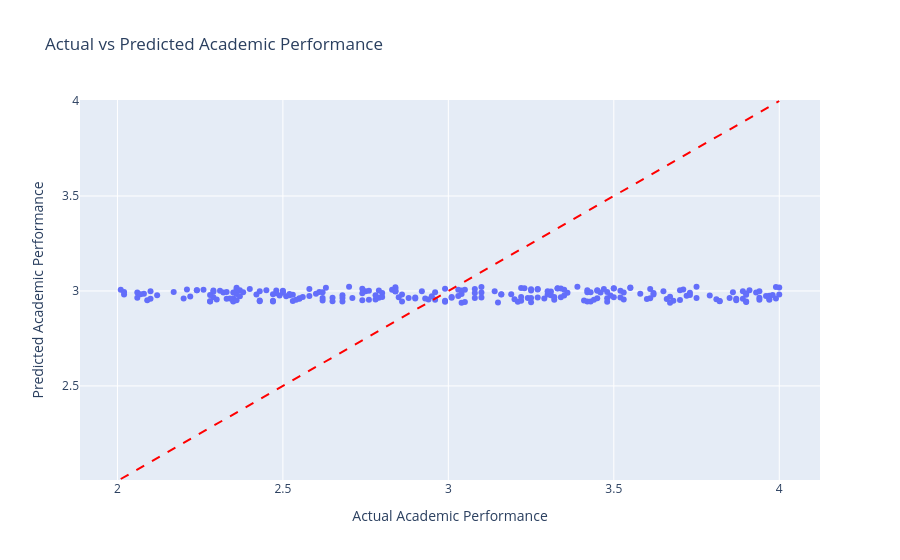

The notebook cell this image was saved under:
### Code cell
# Visualize — Actual vs Predicted
fig = px.scatter(
    x=y_test,
    y=y_pred,
    labels={'x': 'Actual Academic Performance', 'y': 'Predicted Academic Performance'},
    title='Actual vs Predicted Academic Performance'
)

# Perfect prediction line
fig.add_shape(
    type='line',
    x0=y_test.min(), y0=y_test.min(),
    x1=y_test.max(), y1=y_test.max(),
    line=dict(color='red', dash='dash')
)

fig.show()

### Figure 1 — Plotly figure (JSON) as saved in the notebook; plotly's stock layout.template omitted (floating-point values rounded to 4 significant figures; data arrays with more than 128 entries replaced by an {"elided": "..."} marker saying what was removed)
{"data": [{"hovertemplate": "Actual Academic Performance=%{x}<br>Predicted Academic Performance=%{y}<extra></extra>", "legendgroup": "", "marker": {"color": "#636efa", "symbol": "circle"}, "mode": "markers", "name": "", "orientation": "v", "showlegend": false, "type": "scatter", "x": {"elided": "234 float values"}, "xaxis": "x", "y": {"elided": "234 float values"}, "yaxis": "y"}], "layout": {"legend": {"tracegroupgap": 0}, "shapes": [{"line": {"color": "red", "dash": "dash"}, "type": "line", "x0": 2.01, "x1": 4, "y0": 2.01, "y1": 4}], "title": {"text": "Actual vs Predicted Academic Performance"}, "xaxis": {"anchor": "y", "domain": [0, 1], "title": {"text": "Actual Academic Performance"}}, "yaxis": {"anchor": "x", "domain": [0, 1], "title": {"text": "Predicted Academic Performance"}}}}
